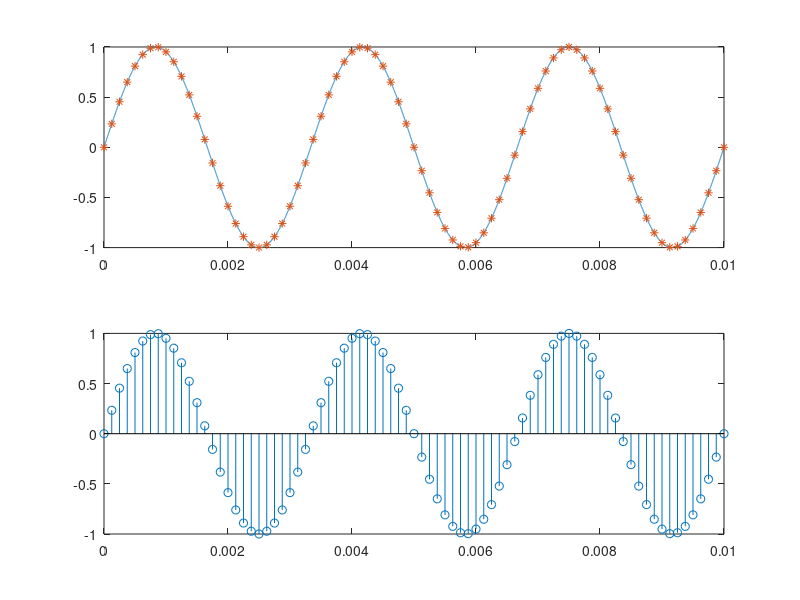
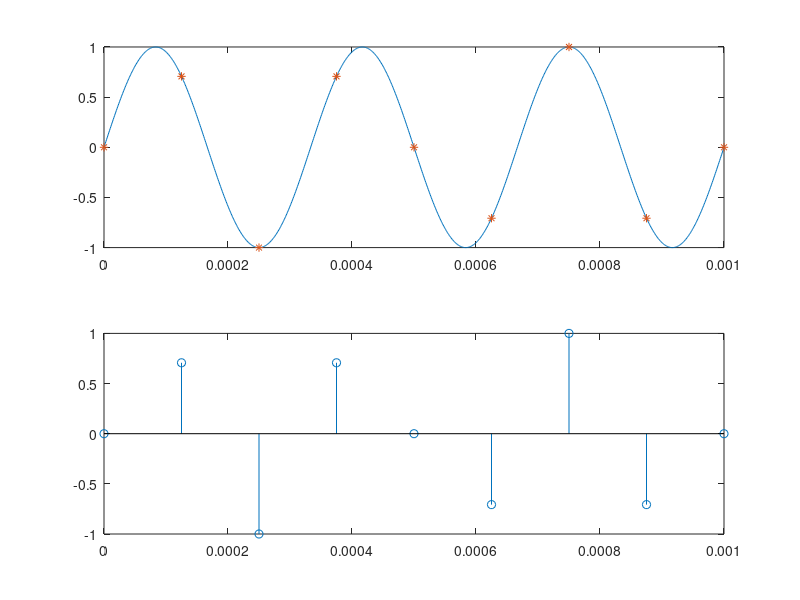
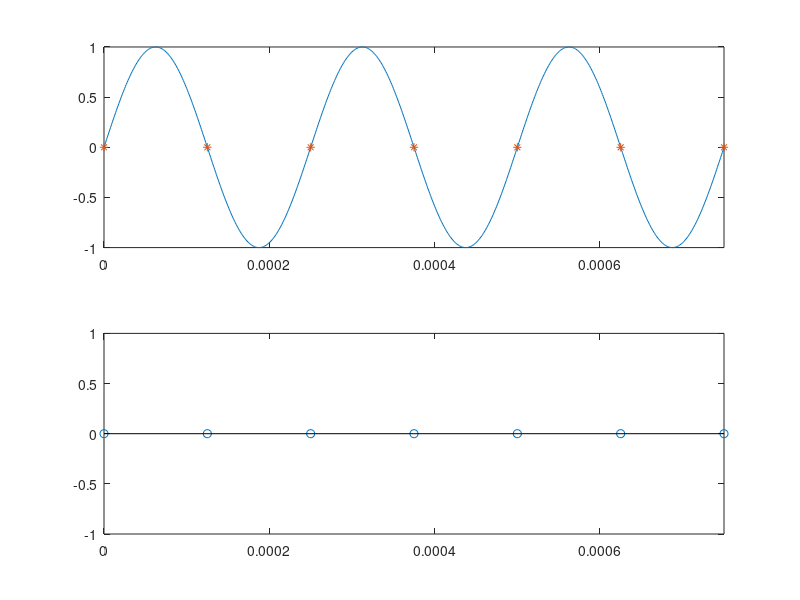
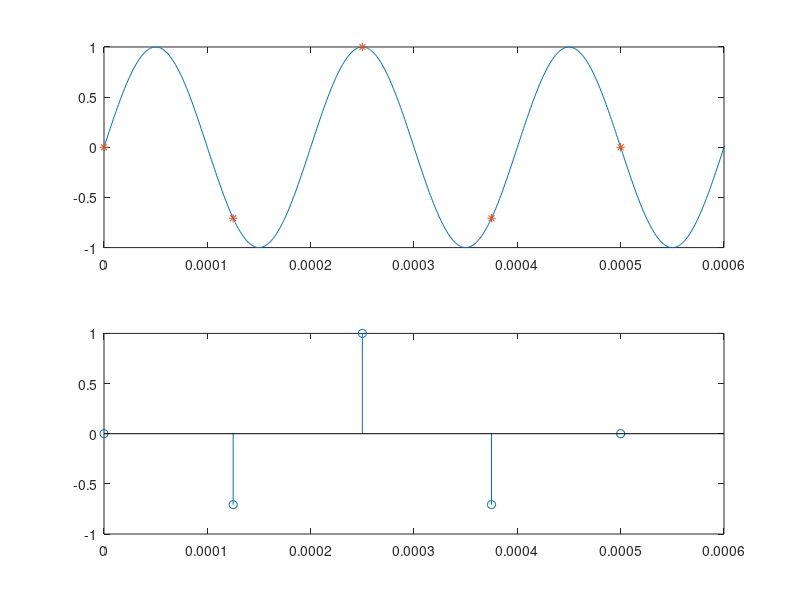

Write MATLAB code to recreate these figures, in order.
clc;clear;close all

fs=8000;
T=1/fs;

%% a
f0=[300,3000,4000,5000];
for ii=1:length(f0)
    Tp=1/f0(ii);
    t=0:0.000001:1;
    n=0:T:1;

    xt=sin(2*pi*f0(ii)*t);
    xn=sin(2*pi*f0(ii)*n);

    figure
    subplot(211)
    plot(t,xt)
    hold on
    plot(n,xn,'*')
    xlim([0,3*Tp])
    ylim([-1,1])


    subplot(212)
    stem(n,xn)
    xlim([0,3*Tp])
    ylim([-1,1])
end


